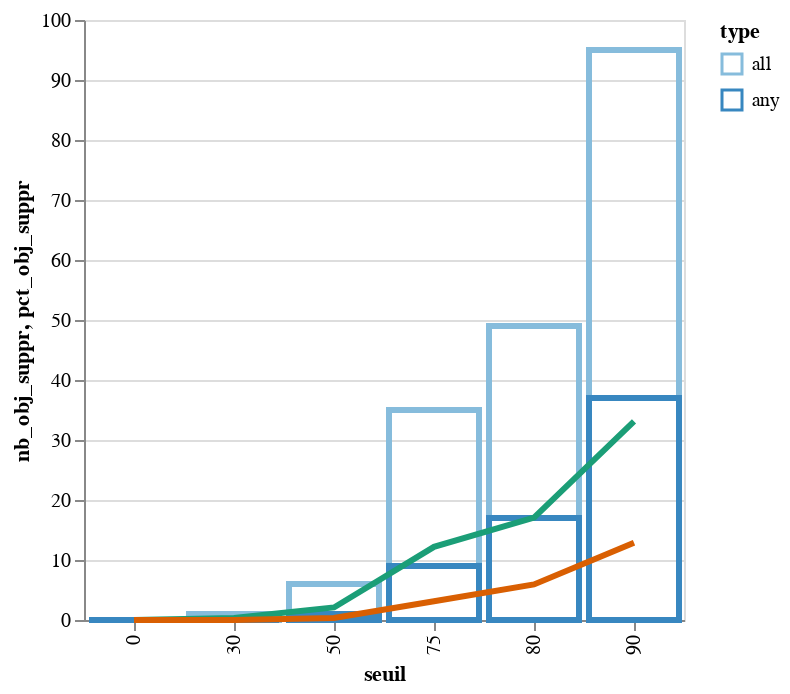

Notebook source saved alongside this figure:
### Code cell
# nb de trajet de transit pl identifie avec tous une fiabilite >0 = 287, >30 = 286, >50 = 281, >75 : 252, >80 : 238, >90 = 192
# nb de trajet de transit pl identifie avec au moins 1 d'une fiabilite >0=287, >30= 287, >50 =286, >75 = 278 >80 = 270, > 90 = 250

impac_fiab_seuil=pd.DataFrame(data={'nb_obj' : [287, 287, 286, 287, 281, 286, 252, 278, 238, 270, 192, 250], 
                                   'type' : ['all','any','all','any','all','any','all','any','all','any','all','any'],
                                   'seuil':[0,0,30,30,50,50,75,75,80,80,90,90]})
impac_fiab_seuil['nb_obj_suppr']=impac_fiab_seuil.apply(lambda x : 287-x['nb_obj'],axis=1)
impac_fiab_seuil['pct_obj_suppr']=impac_fiab_seuil.apply(lambda x : x['nb_obj_suppr']*100/287,axis=1)
impac_fiab_seuil

base=alt.Chart(impac_fiab_seuil).encode(x='seuil:O')
bar = base.mark_bar(filled=False,strokeWidth=3).encode(y=alt.Y('nb_obj_suppr:Q', stack=None),stroke='type:O')
line =  base.mark_line(strokeWidth=3).encode(y='pct_obj_suppr:Q',color=alt.Color('type', scale=alt.Scale(scheme='dark2')))
(bar + line).properties(width=300)

### Figure 1 — Vega-Lite specification as saved in the notebook (floating-point values rounded to 4 significant figures)
{"$schema": "https://vega.github.io/schema/vega-lite/v2.6.0.json", "config": {"view": {"height": 300, "width": 400}}, "datasets": {"data-380b6bd10af00b2be38381c514644575": [{"nb_obj": 287, "nb_obj_suppr": 0, "pct_obj_suppr": 0, "seuil": 0, "type": "all"}, {"nb_obj": 287, "nb_obj_suppr": 0, "pct_obj_suppr": 0, "seuil": 0, "type": "any"}, {"nb_obj": 286, "nb_obj_suppr": 1, "pct_obj_suppr": 0.3484, "seuil": 30, "type": "all"}, {"nb_obj": 287, "nb_obj_suppr": 0, "pct_obj_suppr": 0, "seuil": 30, "type": "any"}, {"nb_obj": 281, "nb_obj_suppr": 6, "pct_obj_suppr": 2.091, "seuil": 50, "type": "all"}, {"nb_obj": 286, "nb_obj_suppr": 1, "pct_obj_suppr": 0.3484, "seuil": 50, "type": "any"}, {"nb_obj": 252, "nb_obj_suppr": 35, "pct_obj_suppr": 12.2, "seuil": 75, "type": "all"}, {"nb_obj": 278, "nb_obj_suppr": 9, "pct_obj_suppr": 3.136, "seuil": 75, "type": "any"}, {"nb_obj": 238, "nb_obj_suppr": 49, "pct_obj_suppr": 17.07, "seuil": 80, "type": "all"}, {"nb_obj": 270, "nb_obj_suppr": 17, "pct_obj_suppr": 5.923, "seuil": 80, "type": "any"}, {"nb_obj": 192, "nb_obj_suppr": 95, "pct_obj_suppr": 33.1, "seuil": 90, "type": "all"}, {"nb_obj": 250, "nb_obj_suppr": 37, "pct_obj_suppr": 12.89, "seuil": 90, "type": "any"}]}, "layer": [{"data": {"name": "data-380b6bd10af00b2be38381c514644575"}, "encoding": {"stroke": {"field": "type", "type": "ordinal"}, "x": {"field": "seuil", "type": "ordinal"}, "y": {"field": "nb_obj_suppr", "stack": null, "type": "quantitative"}}, "mark": {"filled": false, "strokeWidth": 3, "type": "bar"}}, {"data": {"name": "data-380b6bd10af00b2be38381c514644575"}, "encoding": {"color": {"field": "type", "scale": {"scheme": "dark2"}, "type": "nominal"}, "x": {"field": "seuil", "type": "ordinal"}, "y": {"field": "pct_obj_suppr", "type": "quantitative"}}, "mark": {"strokeWidth": 3, "type": "line"}}], "width": 300}
